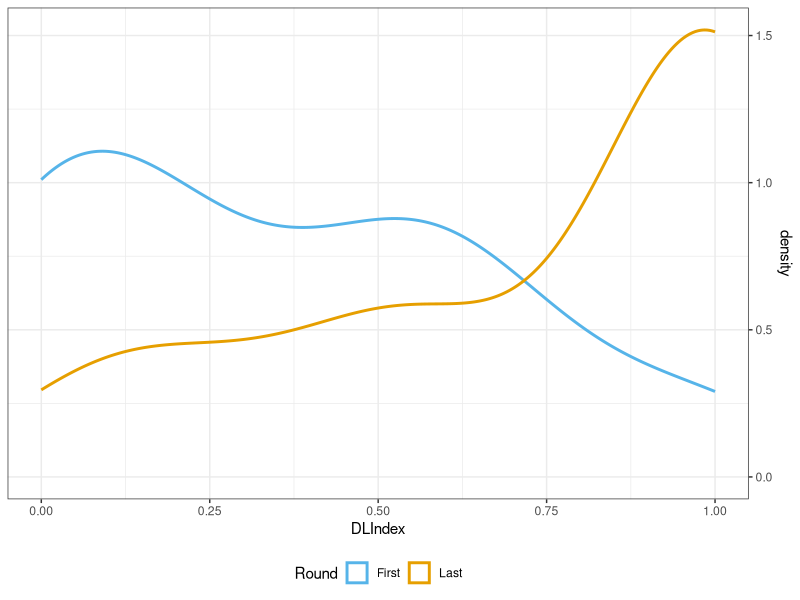
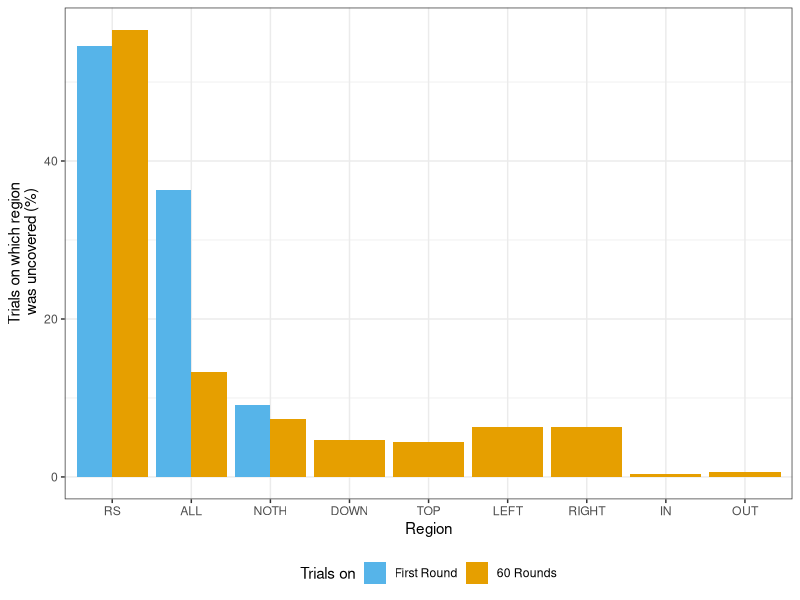
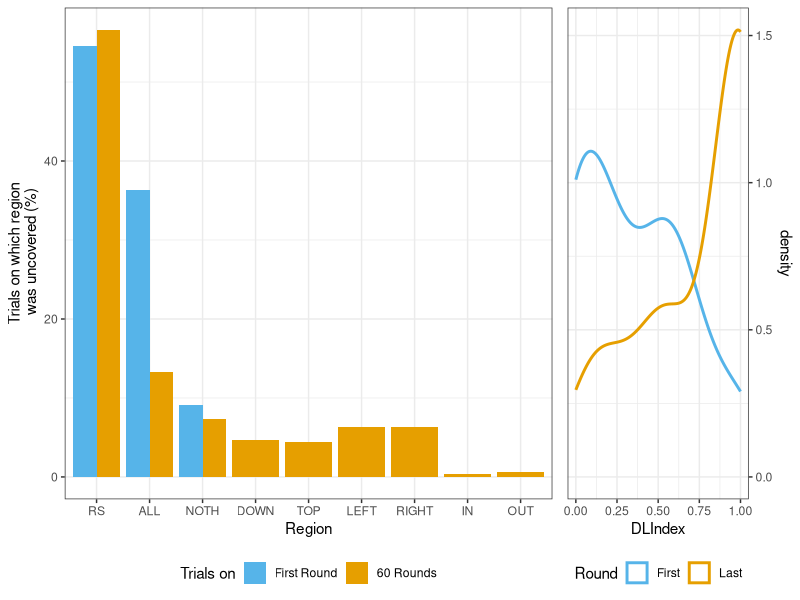

Reproduce these figures in R, in order.
library(ggplot2)
library(gridExtra)

#df1 = read.csv("humans_full.csv")
df1 = read.csv("humans_only_absent.csv")
head(df1)

# ----------------------------------

# Check the performance on the first round, as if one-shot task
DLIRound60 <- df1$DLIndex[which(df1$Round == 59)]
mean(DLIRound60)
sd(DLIRound60)
n <- length(DLIRound60)
print(paste("Number of trials last round:", n))
DLIRound1 <- df1$DLIndex[which(df1$Round == 1)]
mean(DLIRound1)
sd(DLIRound1)
n <- length(DLIRound1)
print(paste("Number of trials first round:", n))
wilcox.test(DLIRound60, DLIRound1) # => Difference one-shot task vs iterated task is significant

DLIRound60 <- data.frame(DLIRound60)
names(DLIRound60)[1] <- "DLIndex"
DLIRound60$Exp <- as.character("Last")
DLIRound1 <- data.frame(DLIRound1)
names(DLIRound1)[1] <- "DLIndex"
DLIRound1$Exp <- as.character("First")
df <- rbind(DLIRound1, DLIRound60)

# Density plot
g2 <- ggplot(df, aes(DLIndex, colour=Exp, group=Exp)) +
  geom_density(size=1) +
  scale_colour_manual(values = c("Last" = "#E69F00", "First" = "#56B4E9")) +  
  #  scale_y_continuous(limits = c(0, 5)) + 
  scale_y_continuous(position = "right") +
  labs(color = "Round") +
  theme_bw() +
  theme(legend.position="bottom")

g2

# Plot frequencies of regions
n <- length(df1$Category[which(df1$Round == 1)])
print(paste("Number of trials round 1:", n))
A <- as.data.frame(rep('First Round', n))
colnames(A) = c('Condition')
A$Strategy <- df1$Category[which(df1$Round == 1)]
head(A)
n <- length(df1$Category)
print(paste("Number of trials all rounds:", n))
B <- as.data.frame(rep('60 Rounds', n))
colnames(B) = c('Condition')
B$Strategy <- df1$Category

df <- rbind(
  A[c('Strategy',
      'Condition')],
  B[c('Strategy',
      'Condition')]
)
df$Condition <- as.factor(df$Condition)
df$Condition <- factor(df$Condition, levels = c('First Round', '60 Rounds'))
df$Strategy <- lapply(df$Strategy, function(x) {
  if(x=='NOTHING') {
    return('NOTH')
  } else {
    #    print(x)
    return(as.character(x))
  }
})
df$Strategy <- unlist(df$Strategy)
df$Strategy <- as.factor(df$Strategy)
df$Strategy <- factor(df$Strategy, levels = c('RS',
                                              'ALL', 
                                              'NOTH', 
                                              'DOWN', 
                                              'TOP', 
                                              'LEFT', 
                                              'RIGHT', 
                                              'IN', 
                                              'OUT'))

p <- ggplot(df, aes(x=Strategy,  group=Condition, fill=Condition)) + 
  geom_bar(aes(y = ..prop..*100), stat="count", position="dodge") +
  #  geom_text(aes(label = scales::percent(..prop..),
  #                 y= ..prop.. ), stat= "count", vjust = -.5) +
  #  labs(y = "Percent", fill="Region") +
  xlab("Region") +
  ylab("Trials on which region\n was uncovered (%)") +
  scale_fill_manual(name = "Trials on",
                    values = c("60 Rounds" = "#E69F00", "First Round" = "#56B4E9")) +  
  #  facet_grid(~Condition) +
  #  scale_y_continuous(labels = scales::percent, limits = c(0, 0.6)) +
  theme_bw() +
  theme(legend.position="bottom")

p

grid.arrange(p, g2, 
             nrow = 1,
             widths=c(0.7, 0.3))

